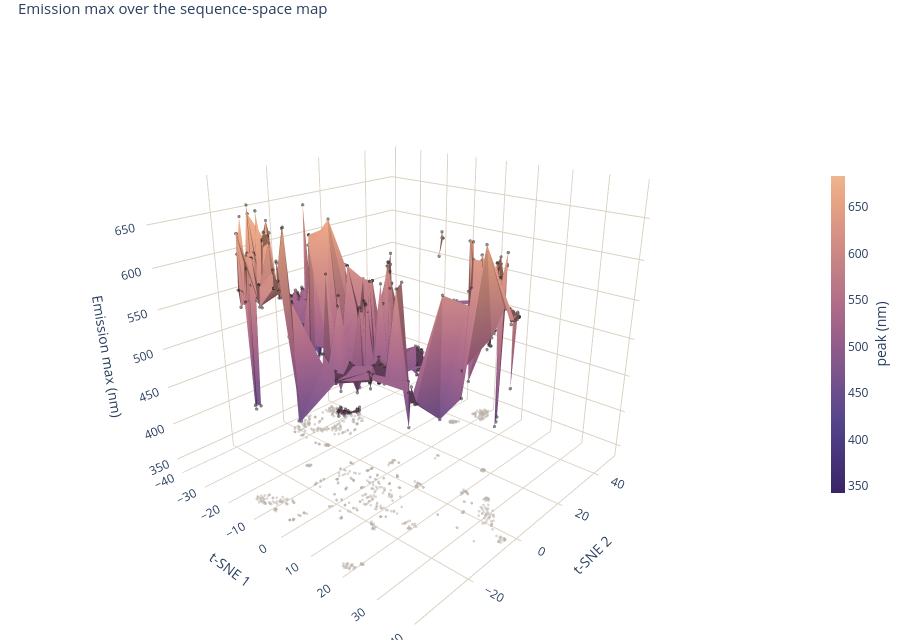

Here is the notebook cell this chart was saved with:
### Code cell
scenes["emission"].show()

### Figure 1 — Plotly figure (JSON) as saved in the notebook; plotly's stock layout.template omitted (floating-point values rounded to 4 significant figures; data arrays with more than 128 entries replaced by an {"elided": "..."} marker saying what was removed)
{"data": [{"cmax": 684.0, "cmin": 343.0, "colorbar": {"len": 0.55, "thickness": 14, "title": {"side": "right", "text": "peak (nm)"}}, "colorscale": [[0.0, "rgb(57,36,103)"], [0.03226, "rgb(61,40,108)"], [0.06452, "rgb(65,45,114)"], [0.09677, "rgb(68,49,119)"], [0.129, "rgb(73,55,125)"], [0.1613, "rgb(76,59,130)"], [0.1935, "rgb(80,64,135)"], [0.2258, "rgb(85,68,139)"], [0.2581, "rgb(94,72,139)"], [0.2903, "rgb(102,75,139)"], [0.3226, "rgb(109,78,139)"], [0.3548, "rgb(118,82,138)"], [0.3871, "rgb(126,85,138)"], [0.4194, "rgb(134,88,138)"], [0.4516, "rgb(141,91,137)"], [0.4839, "rgb(150,95,137)"], [0.5161, "rgb(158,98,137)"], [0.5484, "rgb(166,102,137)"], [0.5806, "rgb(173,106,136)"], [0.6129, "rgb(178,111,135)"], [0.6452, "rgb(184,118,135)"], [0.6774, "rgb(189,122,134)"], [0.7097, "rgb(195,128,134)"], [0.7419, "rgb(200,133,133)"], [0.7742, "rgb(207,139,132)"], [0.8065, "rgb(212,144,132)"], [0.8387, "rgb(218,149,131)"], [0.871, "rgb(223,154,131)"], [0.9032, "rgb(229,161,130)"], [0.9355, "rgb(233,166,132)"], [0.9677, "rgb(235,174,138)"], [1.0, "rgb(236,182,145)"]], "flatshading": true, "hoverinfo": "skip", "i": {"elided": "1353 int values"}, "intensity": {"elided": "758 float values"}, "j": {"elided": "1353 int values"}, "k": {"elided": "1353 int values"}, "lighting": {"ambient": 0.62, "diffuse": 0.85, "roughness": 0.9, "specular": 0.12}, "lightposition": {"x": 100, "y": -200, "z": 400}, "showscale": true, "type": "mesh3d", "x": {"elided": "758 float values"}, "y": {"elided": "758 float values"}, "z": {"elided": "758 float values"}}, {"customdata": {"elided": "758x4 mixed values"}, "hovertemplate": "<b>%{customdata[0]}</b><br>%{customdata[1]}<br>ex %{customdata[2]:.0f} nm · em %{customdata[3]:.0f} nm<extra></extra>", "marker": {"color": "rgba(20,20,20,0.55)", "size": 2}, "mode": "markers", "showlegend": false, "type": "scatter3d", "x": {"elided": "758 float values"}, "y": {"elided": "758 float values"}, "z": {"elided": "758 float values"}}, {"hoverinfo": "skip", "marker": {"color": "#B9AFA7", "opacity": 0.5, "size": 1.6}, "mode": "markers", "showlegend": false, "type": "scatter3d", "x": {"elided": "758 float values"}, "y": {"elided": "758 float values"}, "z": {"elided": "758 float values"}}], "layout": {"height": 640, "margin": {"b": 0, "l": 0, "r": 0, "t": 28}, "scene": {"aspectratio": {"x": 1, "y": 1, "z": 0.9}, "camera": {"eye": {"x": 1.36, "y": -1.52, "z": 0.83}}, "xaxis": {"backgroundcolor": "white", "gridcolor": "#DBD1C3", "range": [-41.54, 41.26], "title": {"text": "t-SNE 1"}, "zeroline": false}, "yaxis": {"backgroundcolor": "white", "gridcolor": "#DBD1C3", "range": [-39.1, 52.82], "title": {"text": "t-SNE 2"}, "zeroline": false}, "zaxis": {"backgroundcolor": "white", "gridcolor": "#DBD1C3", "range": [333.0, 694.0], "title": {"text": "Emission max (nm)"}, "zeroline": false}}, "title": {"font": {"size": 15}, "text": "Emission max over the sequence-space map", "x": 0.02}, "width": 900}}
